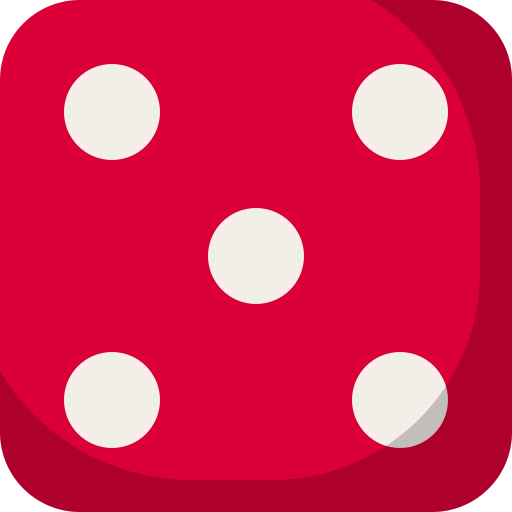
#> input picture dice.png, 512 x 512 px
$ python generate_icon.py   (older library calls are emulated)
#> lines starting #> are read from the running program, lines starting #| are printed output that depends on the picture
from PIL import Image
import os

# Define the input icon image path
input_icon_path = "dice.png"

# Define the output directory for different densities
output_directory = "android/app/src/main/res"

# Define the sizes for different densities (in pixels)
sizes = {
    "mdpi": 48,
    "hdpi": 72,
    "xhdpi": 96,
    "xxhdpi": 144,
    "xxxhdpi": 192
}

# Open the input icon image
input_image = Image.open(input_icon_path)
#> input_image is the input picture: PIL image 512x512 RGBA; mean R, G, B, A 209, 32.6, 76.2, 249.7

# Loop through different densities and resize the image
for density, size in sizes.items():
    # Create the output directory if it doesn't exist
    output_path = os.path.join(output_directory, f"mipmap-{density}")
    os.makedirs(output_path, exist_ok=True)

    # Resize the image and save it
    output_image = input_image.resize((size, size), Image.ANTIALIAS)
    output_image.save(os.path.join(output_path, "ic_launcher.png"))
#> this loop made 5 passes
#> pass 1, `output_image = input_image.resize((size, size), Image.ANTIALIAS)`:
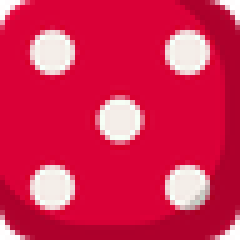
#> output_image: PIL image 48x48 RGBA (shown 5 times larger); mean R, G, B, A 211.5, 33.1, 76.7, 249.7; transparent parts drawn white
#> pass 2, `output_image = input_image.resize((size, size), Image.ANTIALIAS)`:
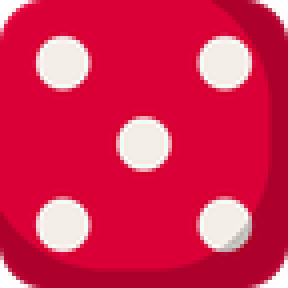
#> output_image: PIL image 72x72 RGBA (shown 4 times larger); mean R, G, B, A 211.1, 33, 76.5, 249.7; transparent parts drawn white
#> pass 3, `output_image = input_image.resize((size, size), Image.ANTIALIAS)`:
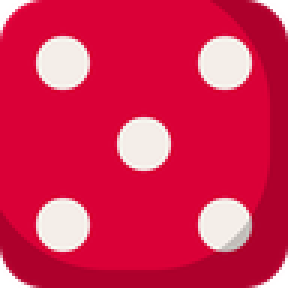
#> output_image: PIL image 96x96 RGBA (shown 3 times larger); mean R, G, B, A 210.9, 32.9, 76.6, 249.7; transparent parts drawn white

print("Icon images resized and saved.")
